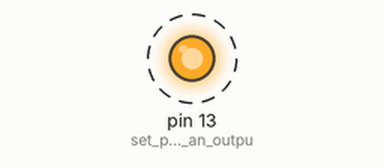
Simulated run of this sketch. Board: Arduino Uno, built with avr-gcc and run on an emulated ATmega328P. Shown: output pins drawn as LEDs (lit = HIGH). Dashed ring = blinking.

Above: at 0.17 s.
Timing chart, 0 to 3.0 s (numbered marks = the images above):
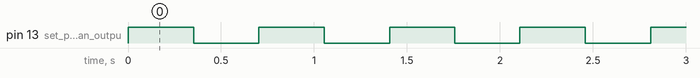

Measured:
- by itself, pin 13 (set_pin_13_to_be_an_outpu): alternates HIGH for 0.35 s and LOW for 0.35 s

The sketch:

Blink_using_millis.ino
```cpp
/*  This example uses the millis() function to read the mS count each pass through main loop and check if more than
 *  a predefined interval has elapsed, if it has the state of a LED is inverted
 *  (note not precisely accurate as each count is 1.024mS which is corrected by software when drift approaches 1mS)
*/
#define INTERVAL 350  // {mS]

byte led; //onboard led, status 0=off, 1=on

unsigned long time_for_action;

void setup() {
  pinMode(13, OUTPUT);   //set pin 13 to be an output
}

void loop() {
  // put your main code here, to run repeatedly:

    if (millis() > time_for_action) {
    time_for_action = millis() + (unsigned long)INTERVAL;
    led = !led; //invert the value of led_1
    }

  digitalWrite(13,led); //write the value of led_1 to pin 13

}
```
